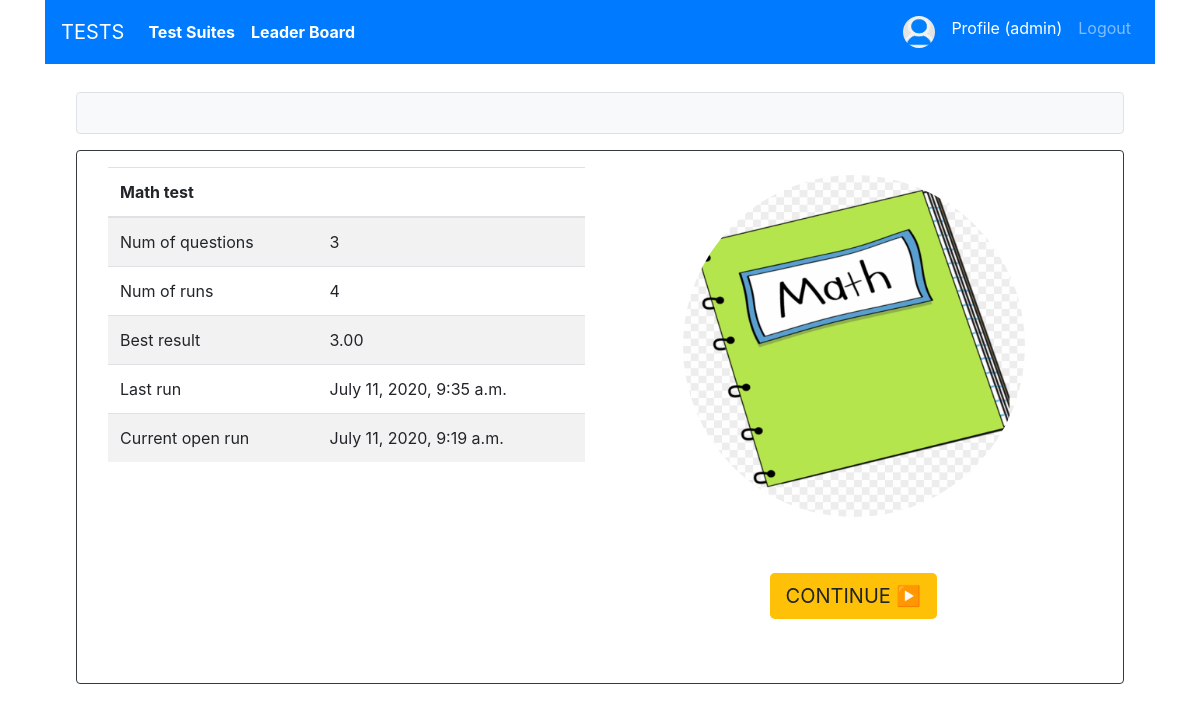
/testsuite/1/start (signed in), run on the app's committed database.
### user_account/models.py (models this page shows, shortened)
class User(AbstractUser):
    image = models.ImageField(default='default.jpg', upload_to='pics')
    avr_score = models.PositiveIntegerField(null=True, blank=True)
    number_tests_passed = models.PositiveIntegerField(null=True, blank=True)
    location = models.CharField(max_length=30, blank=True)
    birth_date = models.DateField(null=True, blank=True, default=datetime.date.today)

### testsuite/models.py (models this page shows, shortened)
class Test(models.Model):
    LEVEL_CHOICES = (
        (1, 'Basic'),
        (2, 'Middle'),
        (3, 'Advanced'),
    )
    MIN_LIMIT = 3
    MAX_LIMIT = 20
    topic = models.ForeignKey(to=Topic, related_name='tests', null=True, on_delete=models.SET_NULL)
    title = models.CharField(max_length=64)
    description = models.TextField(max_length=1024, null=True, blank=True)
    level = models.PositiveSmallIntegerField(choices=LEVEL_CHOICES, default=2)
    image = models.ImageField(default='default.png', upload_to='covers')
    def questions_count(self):
        return self.questions.count()
    def last_run(self):
        last_run = self.test_results.order_by('-id').first()
        if last_run:
            return last_run.datetime_run
        return ''
    def best_test(self):
        best_test = self.test_results.order_by('-avr_score').first()
        return best_test.avr_score
    def number_runs(self):
        return self.test_results.count()

class TestResult(models.Model):
    user = models.ForeignKey(to=settings.AUTH_USER_MODEL, related_name='test_results', on_delete=models.CASCADE)
    test = models.ForeignKey(to=Test, related_name='test_results', on_delete=models.CASCADE)
    datetime_run = models.DateTimeField(auto_now_add=True)
    is_completed = models.BooleanField(default=False)
    is_new = models.BooleanField(default=True)
    avr_score = models.DecimalField(default=0.0, decimal_places=2, max_digits=5,
                                    validators=[MinValueValidator(0), MaxValueValidator(100)])

### testsuite/views.py (the view)
# urls.py: path('<int:pk>/start', views.StartTestView.as_view(), name='start'),
class StartTestView(View):
    def get(self, request, pk):
        test = Test.objects.get(pk=pk)
        test_result_id = request.session.get('testresult')
        if test_result_id:
            test_result = TestResult.objects.get(id=test_result_id)
        else:
            test_result = TestResult.objects.create(
                user=request.user,
                test=test
            )
        request.session['testresult'] = test_result.id
        return render(
            request=request,
            template_name='testsuite/testrun_start.html',
            context={
                'test': test,
                'test_result': test_result,
            },
        )

### testsuite/templates/testsuite/testrun_start.html (shortened to what this page needs)
{% extends 'testsuite/base.html' %}
{% load crispy_forms_tags %}
{% block content %}
    <div class="container">
        <div class="row">
            <div class="col-sm">
                  <table class="table table-striped">
                    <thead>
                      <tr>
                        <th>{{ test.title }}</th>
                        <th></th>
                      </tr>
                    </thead>
                    <tbody>
                      <tr>
                        <td>Num of questions</td>
                        <td>{{ test.questions_count }}</td>
                      </tr>
                      <tr>
                        <td>Num of runs</td>
                        <td>{{ test.number_runs }}</td>
                      </tr>
                      <tr>
                        <td>Best result</td>
                        <td>{{ test.best_test }}</td>
                      </tr>
                      <tr>
                        <td>Last run</td>
                        <td>{{ test.last_run }}</td>
                      </tr>
                      <tr>
                        <td>Current open run</td>
                        <td>{{ test_result.datetime_run }}</td>
                      </tr>
                    </tbody>
                  </table>
            </div>
            <div class="col-sm">
                <div class="d-flex justify-content-center">
                    <img class="rounded-circle p-1 m-1" width="350" height="350"  src="{{ test.image.url }}">
                </div>
                {% if test_result.is_new %}
                <div class="d-flex justify-content-center mt-5 mb-5" >
                    <a href="{% url 'testsuite:next' pk=test.id %}" type="button" class="btn-lg btn-success">START ▶️</a>
                </div>
                {% else %}
                <div class="d-flex justify-content-center mt-5 mb-5" >
                    <a href="{% url 'testsuite:next' pk=test.id %}" type="button" class="btn-lg btn-warning">CONTINUE ▶️</a>
                </div>
                {% endif %}
            </div>
        </div>
    </div>
{% endblock %}

### testsuite/templates/testsuite/base.html (shortened to what this page needs)
{% extends 'base.html' %}
{% load static %}

### templates/base.html (shortened to what this page needs)
<!DOCTYPE html>
<html lang="en">
<head>
    <link rel="stylesheet" href="https://stackpath.bootstrapcdn.com/bootstrap/4.5.0/css/bootstrap.min.css"
>
</head>
<body>
<div class="container">
    <nav class="navbar navbar-expand-lg navbar-dark bg-primary">
        <a class="navbar-brand" href="{% url 'index' %}">TESTS <span class="sr-only">(current)</span></a>
        <div class="collapse navbar-collapse" id="navbarSupportedContent">
            <ul class="navbar-nav mr-auto">
                <li class="nav-item active">
                    <a class="nav-link" href="{% url 'testsuite:list' %}"><b>Test Suites</b></a>
                </li>
                <li class="nav-item active">
                    <a class="nav-link" href="{% url 'testsuite:leader_board' %}"><b>Leader Board</b></a>
                </li>
            </ul>
            <ul class="navbar-nav">
                {% if user.is_authenticated %}
                    <li class="nav-item">
                        <img class="rounded-circle p-1 m-1" width="40" height="40"  src="{{ user.image.url }}">
                    </li>
                    <li class="nav-item active">
                        <a class="nav-link" href="{% url 'account:profile' %}">Profile ({{user.username}})</a>
                    </li>
                    <li class="nav-item">
                        <a class="nav-link" href="{% url 'account:logout' %}">Logout</a>
                    </li>
                {% endif %}
            </ul>
        </div>
    </nav>
    <div class="container">
        <div class="p-1 m-1">
        </div>
        <div class="border rounded text-center p-3 m-3 bg-light text-dark" >
        </div>
        <div class="border border-dark rounded p-3 m-3">
            {% block content %}
            {% endblock %}
        </div>
    </div>
</div>
</body>
</html>

### data on the page
User: image (placeholder picture), username "admin"
Test: title "Math test", questions_count "3", number_runs "4", best_test "3.00", last_run "July 11, 2020, 9:35 a.m.", image (picture)
TestResult: datetime_run "July 11, 2020, 9:19 a.m."
